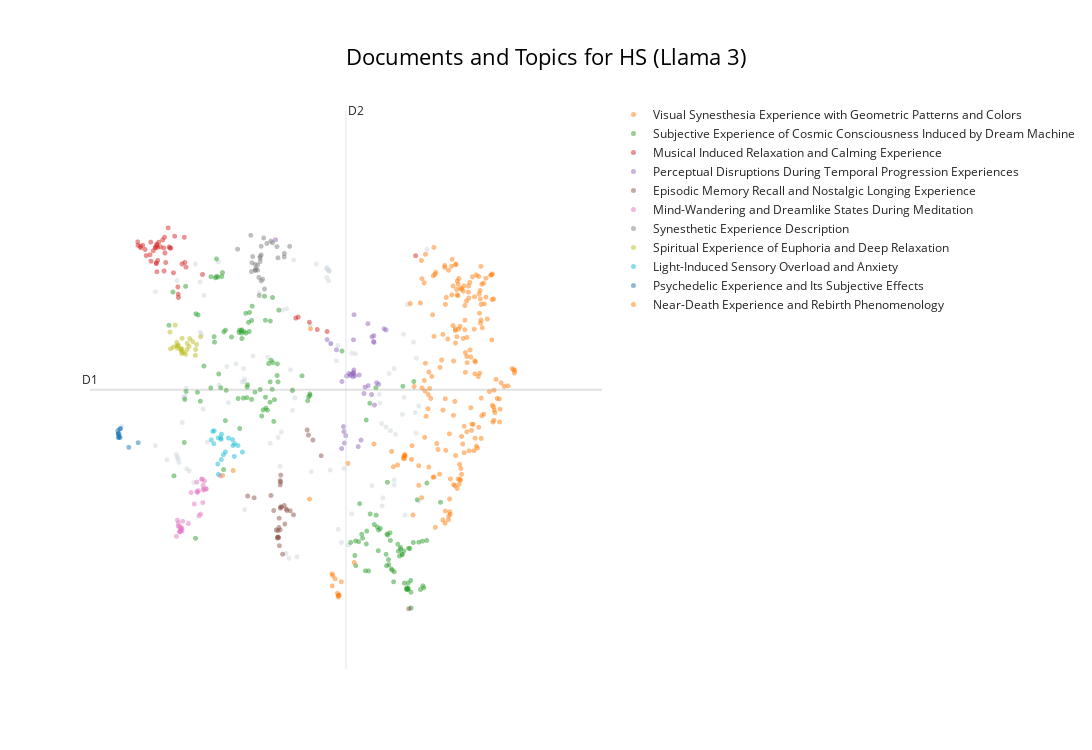
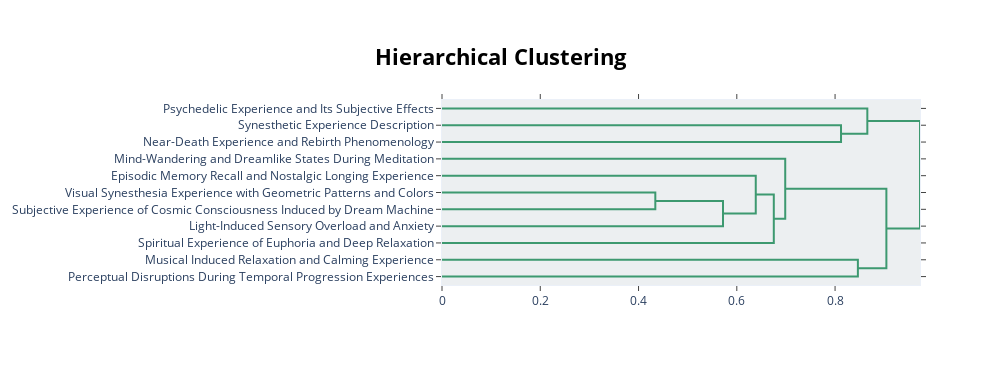

Write notebook code for charts like these, in order.
### Markdown cell above
### Visualisation

### Code cell
# Basic visu (to compare with visu before LLM labelling)
display(topic_model.visualize_documents(df_reports, title=f"Documents and Topics for {condition} (Llama 3)",
hide_annotations=True, hide_document_hover=False, custom_labels=True))


# Datammaplot visu 
reduced_embeddings = UMAP(
    n_neighbors=int(chosen_params['n_neighbors']),
    n_components=2, #reduced embedding to 2D for visualization
    min_dist=float(chosen_params['min_dist']),
    metric='cosine',
    random_state=random_seed
).fit_transform(embeddings)

datamapplot.create_plot(
   reduced_embeddings,
   all_labels,
   label_font_size=15,
   title=f"{condition}: Topic representations with Llama 3",
   sub_title="Labeled with `llama-3-8b-instruct` (representations on reduced 2D embeddings)",
   label_wrap_width=20,
   use_medoids=True
)

# hierarchical visu
display(topic_model.visualize_hierarchy(custom_labels=True))

### Figure 1 — Plotly figure (JSON) as saved in the notebook; plotly's stock layout.template omitted (floating-point values rounded to 4 significant figures; data arrays with more than 128 entries replaced by an {"elided": "..."} marker saying what was removed)
{"data": [{"hoverinfo": "text", "hovertext": ["Difficult to make note of what I was seeing as I've never experienced that before.", "Sometimes wrestling between the two.", "Images I've seen before.", "Definitely easy to be in the moment.", "At first, I thought it was really intense, but as I went through the phases, I felt a rush of anxiety taking me through a journey of colour; both beautiful and calming, or rigid and uncomfortable.", "Helicopter, busy mind, no rest, relentless, stuck.", "I thought of bees and generativity.", "Totally disorienting until I picked a spot or tried to blink.", "It felt like my brain was being massaged.", "I experienced a lot of physical sensations in my stomach, on my face, and inside my head.", "Felt similar to being in an MRI machine.", "My brain being an Oscar-worthy director.", "Interested in potential for taking it further, combining it with substances.", "It was like having your eyes open throughout and yet totally enveloped in the sound.", "It is very sensitizing, and the feeling now is one of afterglow.", "Strong desire to turn the intensity up and explore more.", "My mother's blue handmade patchwork quilt.", "They moved rapidly in my direction from a shape in the centre.", "I dissolved into light.", "Different thoughts about the perception of light and the manner in which human discernment develops towards something.", "I saw some Vasarely-like artworks but in motion.", "A euphoric and healing experience.", "I am beyond words...", "The hallucinations created a very intense and vivid world that, if you stayed with it, threatened to overwhelm at times.", "It enhanced the patterns and made it feel like a journey.", "Falling snow, peaceful, lost in a cornfield, staring through a tunnel, scared.", "I am also dyslexic, and it was interesting to experience as a neurodivergent-brained person.", "It was possible to generate full images on demand—an elephant made of upwards flowing oil rivulets.", "Sound inside my body.", "I flew over cities and deserts; at one point I was flying close to the ground with a herd of elephants.", "And then, oddly, Robbie Williams!", "The sensory is overwhelming and powerful.", "I had a memory from my childhood of spending lots of time staring at the Windows Media Player audio visualizer while listening to songs I liked and how that seemed amazing at the time.", "Obviously spiritual.", "Intense connection with my body and surroundings.", "A totally immersive experience; it felt like I was inside my very own kaleidoscope.", "My brain automatically reached for the details that prove this wasn't \"real\", and I felt very much present.", "Inside and outside the eyes were infinite.", "Travelling through space.", "Very ecstatic experience that I wished would never end.", "Saw 3 distinct images:\n1.", "Would love an experience with continual stimulation without breaks to see how the images evolve.", "Aware of the music throughout and changing rhythms and tones.", "Brains, neurons, veins, elephants.", "The first time it felt more like it was separate from me, in front of my vision.", "It felt like Vasarely was flying my brain through space into the warm sunset.", "How my brain hallucinates on the go.", "Fascinating experience with great therapeutic potential", "A feeling of being in a cocoon, in the womb.", "Complete disconnection from my body.", "It feels like a symbolism of acceptance of self, my own fear, and life.", "Pleasure & intrigue.", "It crescendoed into a cacophony of sound and light where I reached a state of full awareness.", "I was scared at first but calmed down after a while.", "So I dropped into the body to feel more.", "The visual here doesn't look anything like what I saw.", "Sometimes they moved in the opposite direction towards the centre point.", "It began violently before falling away to darkness", "Just music", "I was a little afraid at first, but it was good to get in touch with my fear and just feel it.", "I was pure and full of electricity.", "Finally, there was a pregnant mother amongst blue being cradled by her husband.", "Intrigued and excited", "Submission,\nfun,\nmild euphoric moments.", "A direct experience of our infinite creativity.", "A safe, healthy, groovy drug-free trip.", "At the end, the sharp music connected me to the sound of helicopters, with a smell of burning that I associated with a war; for the majority, I experienced heart shapes, cosmic lights, and galaxies.", "I saw bright yellow, like the sun, and it took me to my happy place.", "Colors, patterns, and a sense of awe that my brain and light were creating such powerful hallucinations.", "The vastness was just poetic and beautiful.", "It sparked much curiosity.", "I felt we were journeying together.", "I became the music and the music became me, and we were floating and flying in a multidimensional kaleidoscope of the most beautiful geometry, symmetry, and colour.", "They all smiled, and I could hear their distinctive voices...", "A Welsh blanket.", "Lots of observing others, and in a giant bubble with people coming down being protected by others who control the dome.", "I did not feel anything at all.", "I didn't know where to look.", "I was on a rollercoaster into the sun.", "And a sense of really being inside my head.", "Trying to remember the patterns.", "This would be a great therapy to teach mindfulness and train people to still their thoughts.", "That was like acid", "I saw the inside of my eyelids in a whole new way.", "Some physical discomfort; amazing patterns; intense colours; yearning; desire to see more; questions.", "Tried to think about not living in fear; it's all just an experience.", "Like my brain has been massaged.", "An emotional and somatic understanding that control has no place here.", "Curiosity; want to control but unable; intense when orange.", "If you're from the University of Sussex, you need to stand up for reality, not believe in souls, gendered or otherwise.", "I would rather engage the body and work on the somatic aspect of it.", "Bookmark Symbol", "I thought throughout I was visualizing my own body, specifically my head.", "Felt like the Llama intro credit scene of Monty Python and the Holy Grail at some points.", "I felt like I was walking with my dog.", "Everyone should try", "They were happy.", null], "marker": {"color": "#CFD8DC", "opacity": 0.5, "size": 5}, "mode": "markers+text", "name": "other", "showlegend": false, "type": "scattergl", "x": [6.447, 6.659, 8.381, 5.751, 5.003, 8.946, 8.733, 6.242, 4.747, 5.082, 5.77, 4.528, 3.5, 5.612, 6.425, 7.319, 8.531, 8.533, 8.889, 7.465, 8.325, 4.947, 6.619, 4.12, 7.818, 8.12, 4.555, 7.322, 5.469, 8.985, 6.676, 5.923, 6.985, 4.122, 5.766, 6.47, 4.508, 7.604, 8.257, 6.038, 8.557, 7.285, 7.494, 8.717, 6.999, 8.31, 4.335, 5.288, 6.533, 7.686, 4.642, 7.332, 5.441, 4.689, 7.558, 8.464, 8.533, 8.706, 7.365, 4.667, 5.297, 6.586, 7.285, 5.018, 6.546, 4.858, 8.921, 8.934, 8.987, 9.137, 7.094, 7.75, 8.775, 4.972, 8.44, 6.736, 7.499, 6.386, 8.685, 4.699, 8.301, 4.521, 6.656, 7.351, 7.331, 4.66, 4.54, 5.765, 7.292, 4.616, 5.722, 8.27, 4.83, 8.845, 7.743, 6.201, 4.946, 6.701], "y": [8.063, 8.657, 8.132, 8.948, 8.381, 9.089, 6.903, 7.905, 7.52, 7.923, 6.983, 7.707, 8.143, 9.014, 7.586, 10.32, 8.948, 7.321, 9.315, 9.056, 7.143, 10.16, 8.93, 7.874, 9.154, 7.316, 7.639, 10.17, 8.471, 7.097, 10.46, 9.12, 9.554, 10.02, 8.805, 9.762, 7.748, 7.553, 8.587, 10.01, 8.03, 10.22, 9.269, 8.546, 7.507, 7.033, 7.676, 10.44, 6.369, 6.488, 8.546, 10.31, 8.975, 8.67, 6.523, 8.081, 7.392, 9.427, 9.295, 8.561, 8.719, 6.302, 10.34, 9.966, 9.782, 10.4, 8.334, 8.049, 8.426, 10.61, 10.4, 9.164, 9.84, 9.423, 8.879, 6.322, 6.706, 7.987, 8.309, 7.551, 8.181, 10.18, 8.365, 7.532, 10.3, 8.543, 7.686, 8.766, 10.35, 8.196, 8.765, 8.465, 7.358, 5.605, 6.922, 9.104, 9.453, 8.537]}, {"hoverinfo": "text", "hovertext": {"elided": "198 str values"}, "marker": {"opacity": 0.5, "size": 5}, "mode": "markers+text", "name": "Visual Synesthesia Experience with Geometric Patterns and Colors", "text": {"elided": "198 str values"}, "textfont": {"size": 12}, "type": "scattergl", "x": {"elided": "198 float values"}, "y": {"elided": "198 float values"}}, {"hoverinfo": "text", "hovertext": {"elided": "150 str values"}, "marker": {"opacity": 0.5, "size": 5}, "mode": "markers+text", "name": "Subjective Experience of Cosmic Consciousness Induced by Dream Machine", "text": {"elided": "150 str values"}, "textfont": {"size": 12}, "type": "scattergl", "x": {"elided": "150 float values"}, "y": {"elided": "150 float values"}}, {"hoverinfo": "text", "hovertext": ["Joy and relaxation", "Relaxing and reflective; worries stopped, put in proportion.", "A peaceful experience.", "Helpful and positive ambient sounds.", "Peace, tranquility, joy, stimulation, arousal.", "Mainly stressed, but with moments of calm.", "A sense of calm.", "Amazing sense of peace and positivity.", "Blissful even.", "Happiness,\nJoy,\nAdventure.", "Connection to an inner peace.", "Peacefulness and guidance.", "Like a deep tissue massage for the mind.", "Sense of comfort.", "The music is calming and surreal.", "A really pleasant and relaxing sensation.", "An incredible sensory experience with a huge feeling of calm and peace.", "Like this—music is a very visual thing.", "Relaxation, calm, and curiosity.", "A feeling of peace and tranquility", "The louder the music, the better.", "The music especially was on par with how one perceives sound during an actual trip.", "Tess is very calming.", "The music seemed to build to a crescendo near the end of the session and then move into a slower, calming sequence.", "Overarching truth and love.", "Wonderful, peaceful.", "Deep relaxation and a sense of hope.", "A great sense of calm and belonging.", "Being: immersed; calm; and thrilled.", "An intensity of connection, vastness, spaciousness, loving awareness.", "A calm, peaceful state.", "Calm serenity, flashback emotions", "Calm and safe.", "I really enjoyed the music; it was very Zen.", "Calm and serene and not frightening.", "Relaxing and patterned music", "I couldn't help thinking what would happen with a drum beat, maybe allow some non-Euro music in, much as I love John Hopkins.", "Optimism and escapism.", "Sometimes verging on oppressive, but never scary.", "Stimulation and relaxation within the music and light.", "The best bit was taking in the feelings of the music and gliding with it and morphing those visions according to how you feel about the music.", "Peace and contentment.", "Great peace.", "Utter peace and happiness.", "Chaos and stillness.", "Nostalgia and peace.", "Good vibes.", "Deep relaxation."], "marker": {"opacity": 0.5, "size": 5}, "mode": "markers+text", "name": "Musical Induced Relaxation and Calming Experience", "text": ["", "", "", "", "", "", "", "", "", "", "", "", "", "", "", "", "", "", "", "", "", "", "", "", "", "", "", "", "", "", "", "", "", "", "", "", "", "", "", "", "", "", "", "", "", "", "", ""], "textfont": {"size": 12}, "type": "scattergl", "x": [4.297, 4.392, 4.164, 4.312, 4.278, 4.655, 4.182, 4.04, 3.95, 4.217, 3.93, 4.035, 4.537, 4.159, 4.665, 4.546, 4.542, 6.966, 4.376, 4.123, 7.112, 6.759, 4.256, 4.686, 3.795, 4.02, 4.149, 4.119, 4.406, 8.929, 4.149, 4.081, 4.146, 4.992, 4.291, 4.613, 7.293, 4.137, 4.477, 4.455, 6.714, 3.887, 3.843, 3.799, 4.357, 3.85, 4.14, 4.282], "y": [10.56, 10.63, 10.46, 10.43, 10.63, 10.78, 10.71, 10.45, 10.52, 10.64, 10.61, 10.71, 10.09, 10.64, 10.43, 9.938, 9.985, 9.594, 10.64, 10.64, 9.491, 9.665, 10.74, 10.36, 10.71, 10.53, 10.3, 10.63, 10.63, 10.52, 10.67, 10.59, 10.68, 10.26, 10.78, 10.41, 9.464, 10.41, 10.79, 10.28, 9.651, 10.67, 10.65, 10.67, 10.91, 10.63, 10.42, 10.31]}, {"hoverinfo": "text", "hovertext": ["No sense of time", "Don't make me get off!", "Intense chaos.", "Slow and fast.", "Or traveling at great speed through time.", "Various characters who, if focused on them, would disappear.", "A loss of sense of time, images that weren't images.", "Glimpse of something disappearing.", "A time and a place that seem to have happened but has yet to come.", "Staircase/Escalator\n2.", "Motivation, progress, and purpose.", "A beautiful quest to oblivion", "Then really fast.", "A sense of expansion, moving towards something.", "When a sense of what is happening seems to arrive, the vision vibrates and the sense leaves.", "A wild ride.", "Not much at all.", "Moving through a tunnel of branches.", "Good beats leading me on.", "Forward motion.", "A complete journey.", "Feeling of things coming at you.", "The final (most rapid?)", "A bubbling of freedom.", "Scary, pointy, laughing clown face in test period.", "A journey into the unknown.", "A roller coaster speeding.", "Technology and humans.", "What do I really understand?", "Journey forward.", "Treasure Chests (2 Opening, 1 Closed/Locked)\n3.", "It was insane.", "Shapes and travel through time.", "A varying journey in speed and awareness.", "Live more!", "And then maybe backwards.", "Sensory rollercoaster.", "Diolch yn fawr.", "Absolutely tripped away."], "marker": {"opacity": 0.5, "size": 5}, "mode": "markers+text", "name": "Perceptual Disruptions During Temporal Progression Experiences", "text": ["", "", "", "", "", "", "", "", "", "", "", "", "", "", "", "", "", "", "", "", "", "", "", "", "", "", "", "", "", "", "", "", "", "", "", "", "", "", ""], "textfont": {"size": 12}, "type": "scattergl", "x": [7.597, 7.362, 8.382, 7.653, 8.054, 7.869, 7.637, 7.919, 7.605, 8.153, 7.781, 7.975, 7.699, 7.808, 7.614, 8.124, 7.568, 8.169, 7.294, 7.776, 7.887, 7.562, 7.722, 8.347, 8.048, 7.995, 8.161, 8.209, 7.736, 7.779, 8.116, 7.792, 8.248, 7.789, 7.466, 7.775, 8.158, 6.341, 7.781], "y": [8.138, 9.295, 9.486, 8.843, 8.709, 7.859, 8.011, 7.95, 8.068, 9.324, 8.886, 8.6, 8.879, 8.848, 7.909, 9.39, 8.767, 8.439, 9.351, 8.87, 8.857, 7.832, 8.85, 9.501, 9.574, 8.688, 9.312, 8.749, 8.866, 8.893, 8.585, 9.698, 8.728, 8.927, 9.208, 8.832, 9.406, 10.74, 9.348]}, {"hoverinfo": "text", "hovertext": ["Deep memories and emotive reflections.", "In the end, I felt at home, a deep sense of warm, loving embrace, like being in my mother's womb.", "I still feel it now.", "No difference between me and what was happening.", "I could walk around the room and almost reach out; it felt like I was therein my memory, looking back at the places.", "Desire to retain and recall shapes, colours, and feelings evoked were strong, but understanding the experience may be lost once coming out of it.", "And I always had something very obvious and captivating to come back to.", "I spoke to my 8-year-old self and 80-year-old self.", "I knew where I was, but felt this strong pull to this other familiar place just beyond my remembering.", "Seeing and hearing my deceased relatives.", "I wish to belong there with someone I really loved and missed...", "At times it felt like I was back in the womb.", "Thought about God.", "A lot of memories.", "Similar stuff to what I normally think about.", "I then felt like I was in my old house (shared with an ex) and walking on my daily commute towards my old front door.", "Lots of visuals, but towards the end, people I love and ancestors, some I did not previously know.", "The most vivid memories of my Dad carrying me on his shoulders as a young girl; it felt like I was back there for a short while.", "I felt a confusing sense of place, a familiar place, like my grandmother's basement, or a train station, but I couldn't place it.", "Felt like I was on that boat in Charlie and the Chocolate Factory.", "Really just thoughts from my day, or things I need to do, or had forgotten to do.", "It reminded me of being a child.", "I felt like I was in my parents' house but couldn't figure out which room.", "I find myself feeling peaceful and present, like back then.", "Past memories and people not really in my life anymore.", "It transported me into memories, having a deeper connection than ever before.", "Random thoughts; some connected to people close to me, others just events and journeys.", "It gives me an odd feeling of wanting to keep feeling these types of things again.", "It felt like coming home.", "I remembered beautiful and joyful memories and moments with my family, as if I was with them at the beach.", "Similar stuff to what I normally experience", "The sensation was very strong, and I struggled to find the memory that matched the feeling.", "I went back to many hard and mostly beautiful memories without prompting them at all."], "marker": {"opacity": 0.5, "size": 5}, "mode": "markers+text", "name": "Episodic Memory Recall and Nostalgic Longing Experience", "text": ["", "", "", "", "", "", "", "", "", "", "", "", "", "", "", "", "", "", "", "", "", "", "", "", "", "", "", "", "", "", "", "", ""], "textfont": {"size": 12}, "type": "scattergl", "x": [6.428, 6.472, 6.438, 6.95, 6.402, 6.428, 6.437, 6.513, 6.355, 6.673, 6.55, 6.412, 7.185, 6.502, 7.031, 6.388, 6.612, 6.385, 6.381, 8.802, 5.826, 6.426, 6.374, 6.308, 6.54, 6.452, 5.945, 6.434, 6.4, 6.408, 6.925, 6.257, 6.427], "y": [7.325, 6.36, 7.461, 8.019, 6.731, 7.385, 7.021, 6.779, 6.696, 6.909, 6.97, 6.477, 7.731, 7.037, 7.951, 6.599, 6.964, 6.687, 6.596, 5.598, 7.17, 6.698, 6.584, 6.968, 6.988, 7.014, 7.145, 7.365, 6.589, 6.86, 8.091, 7.178, 6.999]}, {"hoverinfo": "text", "hovertext": ["I also felt asleep for a bit and I was thinking of my partner, who I could visualize.", "Not wanting my thoughts to overtake the experience.", "I did not have profound thoughts during the experience but rather almost fell asleep in a dreamlike way.", "And then my mind checked out and my subconscious took over and started talking.", "This time someone kept coughing and disrupted my thought process.", "I found myself lost in thought near the end, and stopped being aware of visual experience and just thought about stuff.", "I was put in a dreamlike, semiconscious state; the sensation when you are not quite asleep, coming into wakefulness, and dreaming of real things, conversations.", "As the lights started and gradually built, I moved between states of mindfulness and being distracted by everyday thoughts.", "I was very conscious of my mind thinking about stopping thinking; in the end, that was funny.", "I had short dreams.", "I found my thoughts developing into stories and images while my eyes were closed.", "If I do, I will try and meditate beforehand as I still had racing thoughts interrupting me.", "Dreaming dreamingly.", "I wanted to engage more; it annoyed me when it started and stopped as my brain was developing themes.", "Also same with unsuccessfully trying to fall asleep during an insomnia period.", "I couldn't be totally immersed because I suffer from tinnitus and no matter what, it's always a distraction.", "I realised any interaction had been quite short as my consciousness had drifted into the early stages in which the sandman cometh, where my brain's alpha waves quickly displaced the externally generated momentary visions with the garbled, messy, free association of non-sensical stories that act as the scent kindling of dreams.", "I felt like I drifted in and out of consciousness, but never opened my eyes.", "For someone who has sleep paralysis regularly, this was quite interesting.", "Dreaming while awake—flashes of random places I have been.", "Couldn't meditate either, even though I tried.", "I think when it became overwhelming my brain would cut to normal thoughts, e.g., like what I need to buy from the shop for dinner.", "Frustration that I couldn't stop thinking about the outside and concentrate on what was happening.", "My eyes wouldn't stop watering, so that kept my mind occupied.", "To be quite honest, I think I fell asleep, so don't really remember what I saw.", "My mind sometimes was very active and overthinking, but I actually have no memory of what.", "Felt like dreaming; I did dream a little.", "It felt like almost the dreamlike state of anesthesia.", "But then I just dozed off.", "Perhaps I should have focused on one.", "Afterwards, I felt as if I had had the deepest, deepest sleep.", "I didn't know whether I was asleep or awake.", "It was so deep I was unsure if I was totally conscious."], "marker": {"opacity": 0.5, "size": 5}, "mode": "markers+text", "name": "Mind-Wandering and Dreamlike States During Meditation", "text": ["", "", "", "", "", "", "", "", "", "", "", "", "", "", "", "", "", "", "", "", "", "", "", "", "", "", "", "", "", "", "", "", ""], "textfont": {"size": 12}, "type": "scattergl", "x": [4.61, 5.004, 4.583, 4.779, 4.988, 4.899, 4.6, 4.974, 4.886, 4.542, 4.839, 5.016, 4.545, 5.028, 4.926, 5.061, 4.626, 4.611, 4.956, 4.528, 4.996, 4.915, 5.06, 5.007, 4.567, 4.885, 4.56, 4.731, 4.51, 5.318, 4.585, 4.576, 4.596], "y": [6.717, 7.318, 6.705, 7.219, 7.407, 7.219, 6.733, 7.404, 7.364, 6.796, 7.059, 7.254, 6.748, 7.38, 6.894, 7.267, 6.818, 6.679, 6.918, 6.835, 7.078, 7.245, 7.272, 7.267, 6.669, 7.233, 6.752, 6.786, 6.607, 7.45, 6.682, 6.676, 6.699]}, {"hoverinfo": "text", "hovertext": ["Very well led.", "It is an unique experience I won't forget.", "Thank you; it was very interesting.", "Good stuff.", "So good!", "Thank you for creating it.", "Loved it.", "A perfectly cromulent experience", "An interesting one.", "Still a really cool experience!", "Awesome experience, so much more than I expected.", "Amazing experience though.", "Lots of uncertainty, but it went okay.", "It was a wonderful experience I wasn't expecting.", "I am amazed, never experienced something equal.", "Awesome experience and not what I expected.", "Fabulous experience.", "It was a beautiful experience.", "The visuals were pretty fun though.", "More DM please!", "Something wonderful", "Very interesting experience.", "And this made me think about synesthetic experiences and how they're very precious and worth seeking out and appreciating.", "This is a truly amazing experience.", "It was quite satisfying.", "Very interesting!", "Overall, it was an amazing experience.", "A keen experience", "Thanks for the experience.", "Not as good as doing loads of ket but still decent."], "marker": {"opacity": 0.5, "size": 5}, "mode": "markers+text", "name": "Synesthetic Experience Description", "text": ["", "", "", "", "", "", "", "", "", "", "", "", "", "", "", "", "", "", "", "", "", "", "", "", "", "", "", "", "", ""], "textfont": {"size": 12}, "type": "scattergl", "x": [6.181, 6.104, 6.385, 6.123, 6.254, 6.367, 6.076, 6.058, 6.503, 6.059, 5.977, 5.965, 5.64, 6.033, 6.137, 5.972, 5.905, 6.075, 6.077, 6.602, 6.286, 6.01, 6.039, 5.965, 5.92, 6.503, 6.01, 5.897, 6.054, 5.884], "y": [10.69, 10.19, 10.49, 10.77, 10.72, 10.65, 10.65, 10.49, 10.5, 10.44, 10.34, 10.4, 10.61, 10.22, 10.06, 10.32, 10.42, 10.17, 10.53, 10.65, 10.7, 10.32, 9.967, 10.32, 10.51, 10.55, 10.39, 10.3, 10.51, 10.81]}, {"hoverinfo": "text", "hovertext": ["I also felt happy and smiled at certain points, which was quite weird.", "Then, all of a sudden, I felt like I was disembodied; a huge wave of euphoria took over, and I felt like I was totally free.", "I felt elated and completely peaceful and found myself smiling broadly at these moments.", "level of strobing felt more relaxing again.", "I felt very peaceful, euphoric, with a sense of wonder and awe.", "My thoughts on this is I felt safe and fun.", "I was on a journey; I was relaxed and not a bit worried, as if I knew I would be safe.", "It made me feel positive and as though something is guiding me.", "I felt a deep connection with humankind and an overwhelming sense of peace.", "It's the most comfort I've ever felt, and it was magical.", "I felt very relaxed and comfortable.", "It was comforting, and whilst I felt small and insignificant, I also felt free and powerful.", "I saw a lot of fast movement, but despite that, emotionally I felt absolute stillness and deep calm.", "It was very relaxing, and when I fully opened my eyes I felt refreshed and new.", "I felt warm and cold sensations in my hands at one point and was very relaxed and sleepy by the end.", "Suddenly seeing somewhere dark yet bright, resulting in a tingling sensation through alternative parts of my body, but also of pure relaxation.", "I felt an overwhelming sense of euphoria and love for everyone in the room.", "Rather than a negative experience, I felt relief and comforted by it.", "But then I found I could shut it out if I wanted and was able to relax—almost falling asleep at times.", "I felt hopeful.", "Was an interesting experience, and afterward I felt relaxed.", "The first one was better because I felt relaxed and I got ideas.", "I felt a profound sense of relaxation I have never experienced.", "I felt relaxed, safe, and excited at the start of the experience.", "Transcendental, peaceful, although I also felt somewhat anxious.", "Throughout I felt calm but exalted."], "marker": {"opacity": 0.5, "size": 5}, "mode": "markers+text", "name": "Spiritual Experience of Euphoria and Deep Relaxation", "text": ["", "", "", "", "", "", "", "", "", "", "", "", "", "", "", "", "", "", "", "", "", "", "", "", "", ""], "textfont": {"size": 12}, "type": "scattergl", "x": [4.958, 4.681, 4.81, 4.487, 4.744, 4.597, 4.543, 4.861, 4.709, 4.614, 4.602, 4.649, 4.609, 4.515, 4.4, 4.39, 4.883, 4.757, 4.455, 4.866, 4.588, 4.53, 4.519, 4.614, 4.536, 4.704], "y": [9.39, 9.147, 9.324, 9.553, 9.257, 9.22, 9.271, 9.133, 9.298, 9.37, 9.224, 9.169, 9.157, 9.265, 9.224, 9.456, 9.284, 9.366, 9.247, 9.214, 9.21, 9.232, 9.311, 9.183, 9.267, 9.212]}, {"hoverinfo": "text", "hovertext": ["I also felt like I wanted the experience to be more intense—much louder music, and the most intense part of the lighting pattern repeated for longer.", "I felt sleepy and a bit anxious at times due to the speed of the flashing lights.", "Hard to focus on a single pattern, and when you wanted to focus on one, it would become less focused.", "Once I was wearing contacts and it was more geometric.", "At first it was unsettling because there were these lights flashing like a kaleidoscope in front of my eyes, even though my eyes were closed.", "I would have liked a slight diffusion on the light or something to keep my eyes shut; the intensity was demanding me to open my eyes.", "I would prefer to use my hands to shield from the light.", "But most of it had a white background for me, which made me feel like I was in a clinical space; that made me stressed.", "The visual experience felt a bit flat, so focused on being in my eyes and head; too much.", "Changes in intensity of the experience when I focused compared to when the light was across my whole peripheral vision.", "It might be an idea to have a box of tissues in the reflection room.", "I experienced different states depending on the lighting—darkness and constant light made me feel relaxed, but the first two levels of strobing made me feel partly overwhelmed and anxious.", "It was also interesting, when an image stabilised, to scan the field of vision up and down and side to side to explore the periphery.", "I kept thinking about a game of football I played on Tuesday and how I was hyper-aware of my eyes, if they had something in them or something that might pull me away from the experience.", "I found the eye mask uncomfortable on my forehead, so I took it off.", "I generally prefer the dark.", "Personally, it was hard for me to find peace with the intensity of the bright light.", "I found the flashing lights a little intense, but the eye mask worked well for me during those times.", "I could feel some sort of physical effect/stress or pressure on the front of my brain, on my face, that almost felt as if it was taking a hit from each pulse of light.", "Changing temperature of my body with the lights."], "marker": {"opacity": 0.5, "size": 5}, "mode": "markers+text", "name": "Light-Induced Sensory Overload and Anxiety", "text": ["", "", "", "", "", "", "", "", "", "", "", "", "", "", "", "", "", "", "", ""], "textfont": {"size": 12}, "type": "scattergl", "x": [5.336, 5.208, 5.285, 5.545, 5.282, 5.414, 5.555, 5.199, 5.339, 5.377, 5.729, 5.181, 5.58, 5.274, 5.586, 5.646, 5.33, 5.47, 5.154, 5.342], "y": [7.96, 8.08, 7.473, 7.956, 7.98, 7.785, 7.875, 7.9, 7.679, 7.746, 7.783, 8.072, 7.722, 7.616, 7.901, 7.873, 7.981, 7.978, 7.953, 8.033]}, {"hoverinfo": "text", "hovertext": ["Sure am glad I wasn't on drugs!", "The closest thing I'll ever experience to being on drugs.", "Having taken hallucinogens in the past, it lacked a narrative and an emotional connection comparatively—the scientific nature of the presentation perhaps cutting one off from an emotional and spiritual potential, although this is probably highly subjective.", "Like I was on an LSD trip, an out-of-body sensation when I am on drugs.", "Like being on acid or DMT but safer!!", "Was like taking hallucinogenic drugs when I was younger.", "I think it helped me process some of the trauma I had with drug use.", "I participated in a psychedelic trial of DMT 7 months ago and this experience took me back to that.", "Having had many psychedelic experiences over many years, it was tame.", "This is exactly how I remember being on LSD, without the scary parts.", "Closest sober experience (and to be honest, better) than psychedelics.", "Perhaps even people who want to get off drugs."], "marker": {"opacity": 0.5, "size": 5}, "mode": "markers+text", "name": "Psychedelic Experience and Its Subjective Effects", "text": ["", "", "", "", "", "", "", "", "", "", "", ""], "textfont": {"size": 12}, "type": "scattergl", "x": [3.465, 3.45, 3.803, 3.468, 3.434, 3.631, 3.478, 3.448, 3.438, 3.453, 3.433, 3.427], "y": [8.104, 8.035, 7.913, 7.985, 8.036, 7.849, 8.111, 7.99, 7.985, 7.999, 8.041, 8.081]}, {"hoverinfo": "text", "hovertext": ["It kind of felt like dying, reincarnating, and starting life again.", "Life, death, and rebirth.", "Maybe this is what it's like to be dead.", "Healing a part of myself I didn't realise had decayed entirely.", "The cycle of death and rebirth as envisaged in eighties D&D.", "I hope that's what death feels like.", "What I imagine it's like looking back on life before you die.", "I wondered if it would be like this when you die.", "Life after retired.", "In brief—I was thinking if death could look like this experience, and so I decided to assume that I go through a near-death experience and check my thoughts about it, so you could build something more than a visual-only thing for me, so I cannot say it was totally useless as I was expecting.", "It felt like the circle of life, a soul leaving and returning."], "marker": {"opacity": 0.5, "size": 5}, "mode": "markers+text", "name": "Near-Death Experience and Rebirth Phenomenology", "text": ["", "", "", "", "", "", "", "", "", "", ""], "textfont": {"size": 12}, "type": "scattergl", "x": [7.557, 7.384, 7.502, 7.794, 7.399, 7.518, 7.486, 7.505, 7.389, 7.499, 7.442], "y": [5.974, 6.085, 5.787, 6.244, 6.06, 5.786, 5.811, 5.784, 5.917, 5.761, 6.015]}], "layout": {"annotations": [{"showarrow": false, "text": "D1", "x": 2.913, "y": 8.652, "yshift": 10}, {"showarrow": false, "text": "D2", "x": 7.643, "xshift": 10, "y": 12.55}], "height": 750, "shapes": [{"line": {"color": "#CFD8DC", "width": 2}, "type": "line", "x0": 7.643, "x1": 7.643, "y0": 4.758, "y1": 12.55}, {"line": {"color": "#9E9E9E", "width": 2}, "type": "line", "x0": 2.913, "x1": 12.37, "y0": 8.652, "y1": 8.652}], "title": {"font": {"color": "Black", "size": 22}, "text": "Documents and Topics for HS (Llama 3)", "x": 0.5, "xanchor": "center", "yanchor": "top"}, "width": 1200, "xaxis": {"visible": false}, "yaxis": {"visible": false}}}

### Figure 2 — Plotly figure (JSON) as saved in the notebook; plotly's stock layout.template omitted (floating-point values rounded to 4 significant figures)
{"data": [{"hoverinfo": "text", "marker": {"color": "rgb(61,153,112)"}, "mode": "lines", "type": "scatter", "x": [0.0, 0.8121, 0.8121, 0.0], "xaxis": "x", "y": [-15.0, -15.0, -25.0, -25.0], "yaxis": "y"}, {"hoverinfo": "text", "marker": {"color": "rgb(61,153,112)"}, "mode": "lines", "type": "scatter", "x": [0.0, 0.8657, 0.8657, 0.8121], "xaxis": "x", "y": [-5.0, -5.0, -20.0, -20.0], "yaxis": "y"}, {"hoverinfo": "text", "marker": {"color": "rgb(61,153,112)"}, "mode": "lines", "type": "scatter", "x": [0.0, 0.4342, 0.4342, 0.0], "xaxis": "x", "y": [-55.0, -55.0, -65.0, -65.0], "yaxis": "y"}, {"hoverinfo": "text", "marker": {"color": "rgb(61,153,112)"}, "mode": "lines", "type": "scatter", "x": [0.4342, 0.5719, 0.5719, 0.0], "xaxis": "x", "y": [-60.0, -60.0, -75.0, -75.0], "yaxis": "y"}, {"hoverinfo": "text", "marker": {"color": "rgb(61,153,112)"}, "mode": "lines", "type": "scatter", "x": [0.0, 0.6386, 0.6386, 0.5719], "xaxis": "x", "y": [-45.0, -45.0, -67.5, -67.5], "yaxis": "y"}, {"hoverinfo": "text", "marker": {"color": "rgb(61,153,112)"}, "mode": "lines", "type": "scatter", "x": [0.6386, 0.6753, 0.6753, 0.0], "xaxis": "x", "y": [-56.25, -56.25, -85.0, -85.0], "yaxis": "y"}, {"hoverinfo": "text", "marker": {"color": "rgb(61,153,112)"}, "mode": "lines", "type": "scatter", "x": [0.0, 0.6986, 0.6986, 0.6753], "xaxis": "x", "y": [-35.0, -35.0, -70.62, -70.62], "yaxis": "y"}, {"hoverinfo": "text", "marker": {"color": "rgb(61,153,112)"}, "mode": "lines", "type": "scatter", "x": [0.0, 0.8464, 0.8464, 0.0], "xaxis": "x", "y": [-95.0, -95.0, -105.0, -105.0], "yaxis": "y"}, {"hoverinfo": "text", "marker": {"color": "rgb(61,153,112)"}, "mode": "lines", "type": "scatter", "x": [0.6986, 0.9044, 0.9044, 0.8464], "xaxis": "x", "y": [-52.81, -52.81, -100.0, -100.0], "yaxis": "y"}, {"hoverinfo": "text", "marker": {"color": "rgb(61,153,112)"}, "mode": "lines", "type": "scatter", "x": [0.8657, 0.9728, 0.9728, 0.9044], "xaxis": "x", "y": [-12.5, -12.5, -76.41, -76.41], "yaxis": "y"}], "layout": {"autosize": false, "height": 365, "hoverlabel": {"bgcolor": "white", "font": {"family": "Rockwell", "size": 16}}, "hovermode": "closest", "plot_bgcolor": "#ECEFF1", "showlegend": false, "title": {"font": {"color": "Black", "size": 22}, "text": "<b>Hierarchical Clustering</b>", "x": 0.5, "xanchor": "center", "yanchor": "top"}, "width": 1000, "xaxis": {"mirror": "allticks", "rangemode": "tozero", "showgrid": false, "showline": true, "showticklabels": true, "ticks": "outside", "type": "linear", "zeroline": false}, "yaxis": {"mirror": "allticks", "range": [-110, 0], "rangemode": "tozero", "showgrid": false, "showline": true, "showticklabels": true, "tickmode": "array", "ticks": "outside", "ticktext": ["Psychedelic Experience and Its Subjective Effects", "Synesthetic Experience Description", "Near-Death Experience and Rebirth Phenomenology", "Mind-Wandering and Dreamlike States During Meditation", "Episodic Memory Recall and Nostalgic Longing Experience", "Visual Synesthesia Experience with Geometric Patterns and Colors", "Subjective Experience of Cosmic Consciousness Induced by Dream Machine", "Light-Induced Sensory Overload and Anxiety", "Spiritual Experience of Euphoria and Deep Relaxation", "Musical Induced Relaxation and Calming Experience", "Perceptual Disruptions During Temporal Progression Experiences"], "tickvals": [-5, -15, -25, -35, -45, -55, -65, -75, -85, -95, -105], "type": "linear", "zeroline": false}}}
